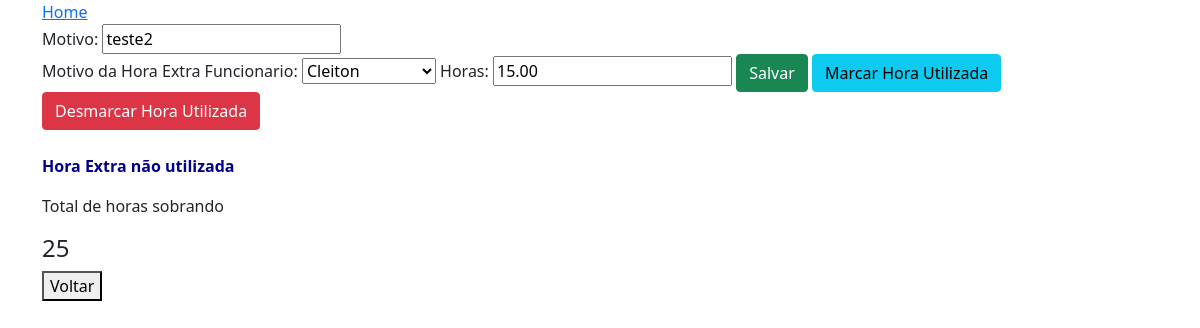
The page /horas-extras/edit/10/ (signed in) on the database its author committed.
### apps/registro_hora_extra/models.py (models this page shows, shortened)
class RegistroHoraExtra(models.Model):
    motivo = models.CharField('Motivo', max_length=100, help_text='Motivo da Hora Extra')
    funcionario = models.ForeignKey(Funcionario, on_delete=models.PROTECT)
    horas = models.DecimalField(max_digits=5, decimal_places=2)
    utilizada = models.BooleanField(default=False)

### apps/funcionarios/models.py (models this page shows, shortened)
class Funcionario(models.Model):
    nome = models.CharField('Funcionario', max_length=100, help_text='Nome Funcionario')
    user = models.OneToOneField(User, models.PROTECT)
    departamentos = models.ManyToManyField(Departamento) # um funcionario pode estar em vários departamentos
    empresa = models.ForeignKey(Empresa, on_delete=models.PROTECT, null=True, blank=True)
    def __str__(self) :
        return self.nome
    @property
    def total_hora_extra(self):
        total = self.registrohoraextra_set.filter(utilizada=False).aggregate(Sum('horas'))['horas__sum']
        return total or 0
    @property
    def hora_utilizada(self):
        hora = self.registrohoraextra_set.filter(utilizada=True)
        return hora

### apps/registro_hora_extra/views.py (the view, shortened to what this page needs)
# urls.py: path('edit/<int:pk>/', HoraExtraBaseEditView.as_view(), name='edit_hora_extra_base'),
class HoraExtraBaseEditView(UpdateView):
    model = RegistroHoraExtra
    form_class = RegistroHoraExtraForm
    template_name = 'hora_extra_edit.html'
    def get_form_kwargs(self):
        kwargs = super(HoraExtraBaseEditView, self).get_form_kwargs()
        kwargs.update({'user': self.request.user})
        return kwargs

### apps/registro_hora_extra/forms.py
class RegistroHoraExtraForm(ModelForm):
    def __init__(self, user, *args, **kwargs):
        super(RegistroHoraExtraForm, self).__init__(*args, **kwargs)
        self.fields['funcionario'].queryset = Funcionario.objects.filter(empresa=user.funcionario.empresa)
    class Meta:
        model = RegistroHoraExtra
        fields = ['motivo', 'funcionario', 'horas']

### apps/registro_hora_extra/templates/hora_extra_edit.html (shortened to what this page needs)
{% extends 'base.html' %}
{% load static %}
{% load bootstrap %}
{% block main %}
    <form method="post">
        {{ form|bootstrap }}
        <button type="submit" class="btn btn-success">Salvar</button>
        <button onclick="utilizouHoraExtra({{ object.id }})" class="btn btn-info" type="button">
            Marcar Hora Utilizada
        </button>
        <button onclick="desmarcarHoraExtra({{ object.id }})" class="btn btn-danger" type="button">
             Desmarcar Hora Utilizada
        </button>
    </form>
    <br>
    {% if object.funcionario.hora_utilizada %}
        <p style="color: darkgreen; font-weight: bolder;">Hora marcada como utilizada</p>
    {% else %}
        <p style="color :darkblue; font-weight: bolder;">Hora Extra não utilizada</p>
    {% endif %}
    <p>Total de horas sobrando</p>
    <h4 id="horas_utilizadas"> {{ object.funcionario.total_hora_extra }}</h4>
    <a href="{% url 'edit_funcionario' object.funcionario.id %}"><button>Voltar</button></a>
{% endblock %}

### rows shown on the page
RegistroHoraExtra: motivo "teste2", funcionario "Cleiton", horas "15.00", funcionario.total_hora_extra "25"
